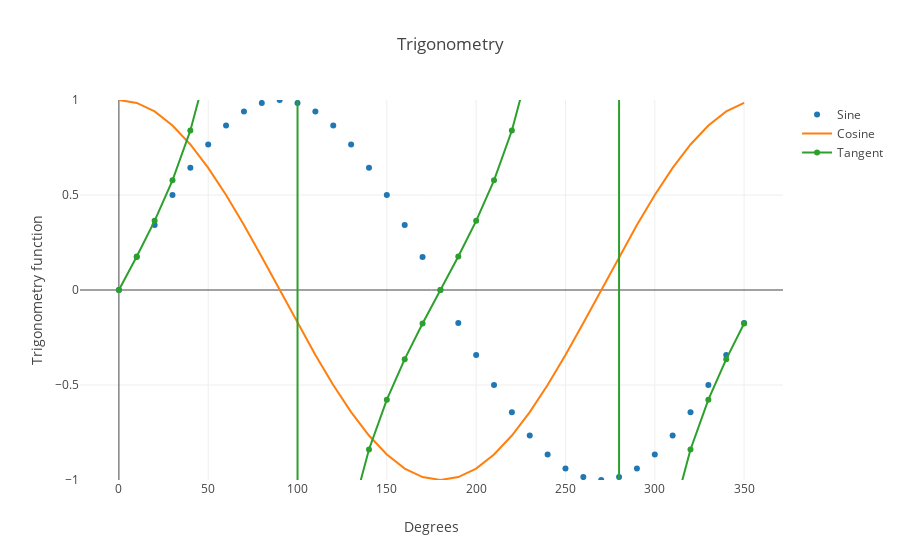

The cell this chart's notebook holds for it:
### Markdown cell above
Let's add these to the data list and plot all of them using the layout we defined before:

### Code cell
for trace in [trace_cos, trace_tan]:
    data.append(trace)

fig = go.Figure(data=data,layout=layout)
pyo.iplot(fig)
